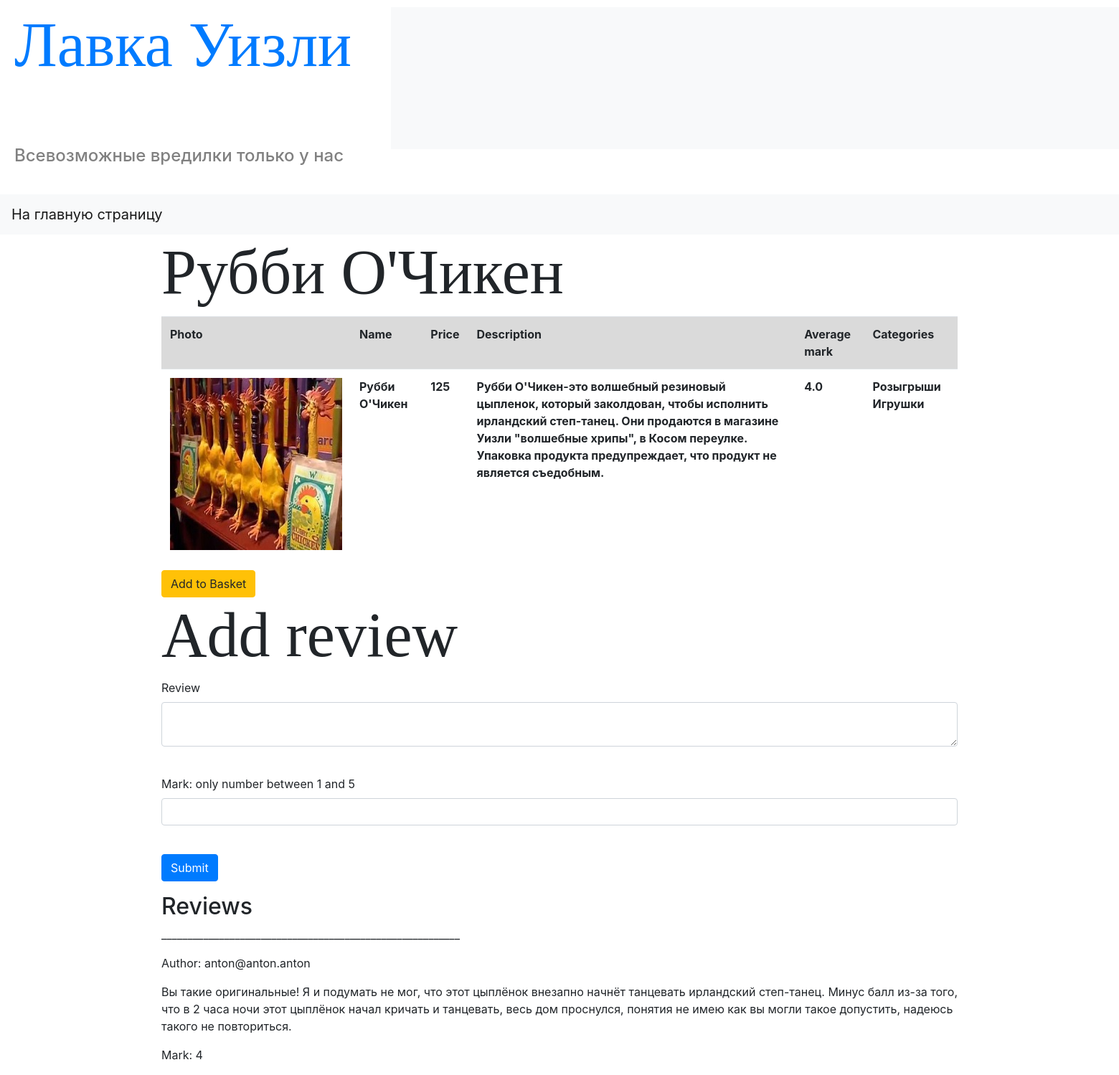
The app's page /product_page/5 (signed in) with its own data.
### data/users.py (models this page shows, shortened)
class Products(SqlAlchemyBase):
    __tablename__ = 'products'
    id = sqlalchemy.Column(sqlalchemy.Integer, primary_key=True,
                           autoincrement=True)
    name = sqlalchemy.Column(sqlalchemy.String, nullable=True)
    price = sqlalchemy.Column(sqlalchemy.Integer, nullable=True)
    name_of_photo = sqlalchemy.Column(sqlalchemy.String, nullable=True)
    description = sqlalchemy.Column(sqlalchemy.String, nullable=True)
    categories = orm.relation("Category",
                              secondary="products_to_category",
                              backref="products")

class Users(SqlAlchemyBase, UserMixin):
    __tablename__ = 'users'
    id = sqlalchemy.Column(sqlalchemy.Integer,
                           primary_key=True, autoincrement=True)
    email = sqlalchemy.Column(sqlalchemy.String, unique=True, nullable=True)
    hashed_password = sqlalchemy.Column(sqlalchemy.String, nullable=True)
    basket = orm.relation("Basket", back_populates='user')

class Reviews(SqlAlchemyBase):
    __tablename__ = 'reviews'
    id = sqlalchemy.Column(sqlalchemy.Integer, primary_key=True,
                           autoincrement=True)
    review = sqlalchemy.Column(sqlalchemy.String, nullable=True)
    mark = sqlalchemy.Column(sqlalchemy.Integer, nullable=True)
    product_id = sqlalchemy.Column(sqlalchemy.Integer,
                                   sqlalchemy.ForeignKey("products.id"))
    user_id = sqlalchemy.Column(sqlalchemy.Integer,
                                   sqlalchemy.ForeignKey("users.id"))

### main.py (the view, shortened to what this page needs)
@app.route('/product_page/<int:id>', methods=['GET', 'POST'])
def product_page(id):
    global_init("db/shop.sqlite")
    session = db_session.create_session()
    product = session.query(Products).filter(Products.id == id).first()
    categories = '\n'.join([category.name for category in product.categories])
    form = AddReview()
    reviews = session.query(Reviews).filter(Reviews.product_id == id).all()
    reviews_list = []
    average_mark = 0
    for review_now in reviews:
        average_mark += int(review_now.mark)
        author = session.query(Users).filter(Users.id == review_now.user_id).first()
        reviews_list.append((author.email, review_now))
    if len(reviews) == 0:
        average_mark = 'Without reviews'
    else:
        average_mark /= len(reviews)
    exist = 'Add'
    if current_user.is_authenticated:
        user = session.query(Users).filter(Users.id == current_user.id).first()
        review_exist = session.query(Reviews).filter(Reviews.user_id == user.id).\
            filter(Reviews.product_id == id).first()
        if review_exist:
            exist = 'Edit'
            form.review_field.data = review_exist.review
            form.mark.data = review_exist.mark
    return render_template("product_page.html", product=product, reviews=reviews_list, form=form,
                           exist=exist, average_mark=average_mark, categories=categories)

### main.py
class AddReview(FlaskForm):
    review_field = TextAreaField('Review', validators=[DataRequired()])
    mark = StringField('Mark: only number between 1 and 5', validators=[DataRequired()])
    submit = SubmitField('Submit')

### data/db_session.py (called while the page is built, shortened)
def global_init(db_file):
    global __factory
    if __factory:
        return

def create_session() -> Session:
    global __factory
    return __factory()

### main.py (called while the page is built)
@login_manager.user_loader
def load_user(user_id):
    session = db_session.create_session()
    return session.query(Users).get(user_id)

### templates/product_page.html (shortened to what this page needs)
{% extends "base.html" %}
{% block content %}
<h1 class="product_header"> {{ product.name }} </h1>
<table class="table">
    <tr class="table-active">
        <th>Photo</th>
        <th>Name</th>
        <th>Price</th>
        <th>Description</th>
        <th>Average mark</th>
        <th>Categories</th>
    </tr>
    <tr>
        <th><img src="/static/img/{{ product.name_of_photo }}" alt="There should have been a picture of the product with the name {{ product.name }}"></th>
        <th>{{product.name}}</th>
        <th>{{product.price}}</th>
        <th>{{product.description}}</th>
        <th>{{average_mark}}</th>
        <th>{{categories}}</th>
    </tr>
</table>
{% if current_user.is_authenticated%}
<div>
    <a href="/add_to_basket_from_product_page/{{ product.id }}" class="btn btn-warning">Add to Basket</a>
</div>
{% endif %}
{% if current_user.is_authenticated %}
<h1>{{ exist }} review</h1>
<form action="" method="post">
    <p>
    {{ form.review_field.label }}<br>
    {{ form.review_field(class="form-control") }}<br>
    <p>
        {{ form.mark.label }}<br>
        {{ form.mark(class="form-control") }}<br>
    </p>
    <p>{{ form.submit(type="submit", class="btn btn-primary") }}</p>
</form>
{% endif %}
<h2>Reviews</h2>
{% for review in reviews %}
    <p>_________________________________________________________</p>
    <p>Author: {{ review[0] }}</p>
    <p>{{ review[1].review }}</p>
    <p>Mark: {{ review[1].mark }}</p>
{% endfor %}
{% endblock %}

### static/css/style.css (style rules this page uses)
h1 { font-family: MyUniqueFont; font-size: 550%; }

### records on screen
Products: name "Рубби О'Чикен", name_of_photo (picture), price "125", description "Рубби О'Чикен-это волшебный резиновый цыпленок, который заколдован, чтобы исполнить ирландский степ-танец. Они продаются в магазине Уизли \"волшебные хрипы\", в Косом переулке. Упаковка продукта предупреждает, что продукт не является съедобным."
Users: email "anton@anton.anton", review "Вы такие оригинальные! Я и подумать не мог, что этот цыплёнок внезапно начнёт танцевать ирландский степ-танец. Минус балл из-за того, что в 2 часа ночи этот цыплёнок начал кричать и танцевать, весь дом проснулся, понятия не имею как вы могли такое допустить, надеюсь такого не повториться.", mark "4"

### other values on screen
{{ average_mark }} "4.0"
{{ categories }} "Розыгрыши Игрушки"
{{ exist }} "Add"
